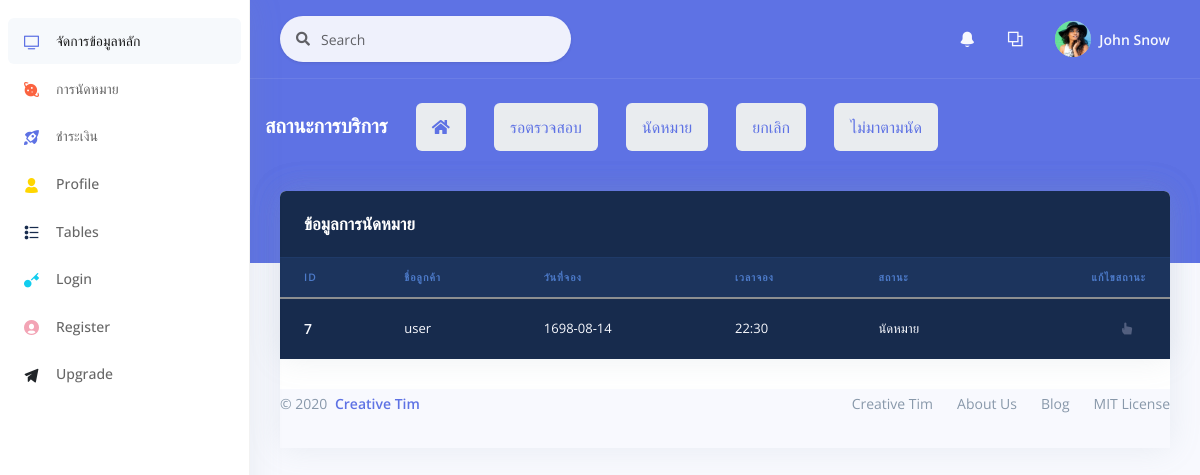
Page /backend/order_2.php on the committed database.
### tables this page shows
CREATE TABLE `orders` (
  `o_id` int(11) NOT NULL,
  `id_mem` int(11) NOT NULL,
  `o_mail` varchar(60) NOT NULL,
  `tel_mem` varchar(10) NOT NULL,
  `car_id` int(11) NOT NULL,
  `year_car` int(5) NOT NULL,
  `number_car` varchar(8) NOT NULL COMMENT 'ทะเบียนรถ',
  `mile` varchar(10) NOT NULL COMMENT 'ระยะไมล์',
  `sv_id` int(11) NOT NULL COMMENT 'ประเภทงานบริการ',
  `svst_id` int(11) NOT NULL COMMENT 'สถานะบริการ',
  `o_date` datetime(6) NOT NULL,
  `o_daterq` varchar(30) NOT NULL,
  `o_timerq` varchar(30) NOT NULL
);

CREATE TABLE `tb_mem` (
  `id_mem` int(11) NOT NULL,
  `name_mem` varchar(25) NOT NULL,
  `last_mem` varchar(25) NOT NULL,
  `userlevel` varchar(25) NOT NULL,
  `username` varchar(25) NOT NULL,
  `password` varchar(128) NOT NULL,
  `tel_mem` varchar(10) NOT NULL,
  `address_mem` varchar(150) NOT NULL
);

CREATE TABLE `serv_status` (
  `stsv_id` int(11) NOT NULL,
  `stsv_name` varchar(50) NOT NULL
);

### backend/order_2.php (the view, shortened to what this page needs)
<?php
include "../conn.php";
$sql = "SELECT orders.o_id,tb_mem.name_mem,serv_status.stsv_name,orders.o_daterq,orders.o_timerq
FROM((orders INNER JOIN tb_mem on orders.id_mem=tb_mem.id_mem)
INNER JOIN serv_status on orders.svst_id=serv_status.stsv_id)
WHERE serv_status.stsv_id=2
ORDER BY orders.o_id;";
$result = mysqli_query($con, $sql);
?>
<!DOCTYPE html>
<html>
<head>
    <link rel="stylesheet" href="./assets/vendor/nucleo/css/nucleo.css" type="text/css">
    <link rel="stylesheet" href="./assets/vendor/@fortawesome/fontawesome-free/css/all.min.css" type="text/css">
    <link rel="stylesheet" href="./assets/css/argon.css?v=1.2.0" type="text/css">
</head>
<body>
    <?php
    include "object/sidebar.php";
    include "object/_nev.php";
    include "object/list_orderstatus.php";
    ?>
    </div>
    </div>
    </div>
    </div>
    </div>
    <div class="container-fluid mt--6">
        <div class="row">
            <div class="col">
                <div class="card">
                    <div class="row">
                        <div class="col">
                            <div class="card bg-default shadow">
                                <div class="card-header bg-transparent border-0">
                                    <h3 class="text-white mb-0">ข้อมูลการนัดหมาย</h3>
                                </div>
                                <div class="table-responsive">
                                    <table class="table align-items-center table-dark table-flush">
                                        <thead class="thead-dark">
                                            <tr>
                                                <th scope="col" class="sort" data-sort="ID">ID</th>
                                                <th scope="col" class="sort" data-sort="name">ชื่อลูกค้า</th>
                                                <th scope="col" class="sort" data-sort="date">วันที่จอง</th>
                                                <th scope="col" class="sort" data-sort="date">เวลาจอง</th>
                                                <th scope="col" class="sort" data-sort="status">สถานะ</th>
                                                <th scope="col" class="text-right">แก้ไขสถานะ</th>
                                            </tr>
                                        </thead>
                                        <tbody class="list">
                                            <?php
                                            while ($rs = mysqli_fetch_array($result)) {
                                                $o_id = $rs['o_id'];
                                                $o_daterq = $rs['o_daterq'];
                                                $o_timerq = $rs['o_timerq'];
                                                $stsv_name = $rs['stsv_name'];
                                                $name_mem = $rs['name_mem'];
                                            ?>
                                        <tbody class="list">
                                            <tr>
                                                <th scope="row">
                                                    <div class="media align-items-center">
                                                        <div class="media-body">
                                                            <span class="name mb-0 text-sm"><?php echo $o_id ?></span>
                                                        </div>
                                                    </div>
                                                </th>
                                                <td class="budget">
                                                    <?php echo $name_mem ?>
                                                </td>
                                                <td class="budget">
                                                    <?php echo $o_daterq ?>
                                                </td>
                                                <td class="budget">
                                                    <?php echo $o_timerq ?>
                                                </td>
                                                <td class="budget">
                                                    <?php echo $stsv_name ?>
                                                </td>
                                                <td class="text-right">
                                                    <li class="nav-item dropdown">
                                                        <a class="nav-link" href="#" role="button" data-toggle="dropdown">
                                                            <i class="ni ni-active-40"></i>
                                                        </a>
                                                    </li>
                                                </td>
                                            </tr>
                                        <?php }
                                        ?>
                                        </tbody>
                                    </table>
                                </div>
                            </div>
                        </div>
                    </div>
                    <footer class="footer pt-0">
                        <div class="row align-items-center justify-content-lg-between">
                            <div class="col-lg-6">
                                <div class="copyright text-center  text-lg-left  text-muted">
                                    &copy; 2020 <a href="https://www.creative-tim.com" class="font-weight-bold ml-1" target="_blank">Creative Tim</a>
                                </div>
                            </div>
                            <div class="col-lg-6">
                                <ul class="nav nav-footer justify-content-center justify-content-lg-end">
                                    <li class="nav-item">
                                        <a href="https://www.creative-tim.com" class="nav-link" target="_blank">Creative Tim</a>
                                    </li>
                                    <li class="nav-item">
                                        <a href="https://www.creative-tim.com/presentation" class="nav-link" target="_blank">About Us</a>
                                    </li>
                                    <li class="nav-item">
                                        <a href="http://blog.creative-tim.com" class="nav-link" target="_blank">Blog</a>
                                    </li>
                                    <li class="nav-item">
                                        <a href="https://github.com/creativetimofficial/argon-dashboard/blob/master/LICENSE.md" class="nav-link" target="_blank">MIT License</a>
                                    </li>
                                </ul>
                            </div>
                        </div>
                    </footer>
                </div>
            </div>
</body>
</html>

### rows in the picture
orders: o_id "7", id_mem.name_mem "user", o_daterq "1698-08-14", o_timerq "22:30", serv_status.stsv_name "นัดหมาย"
